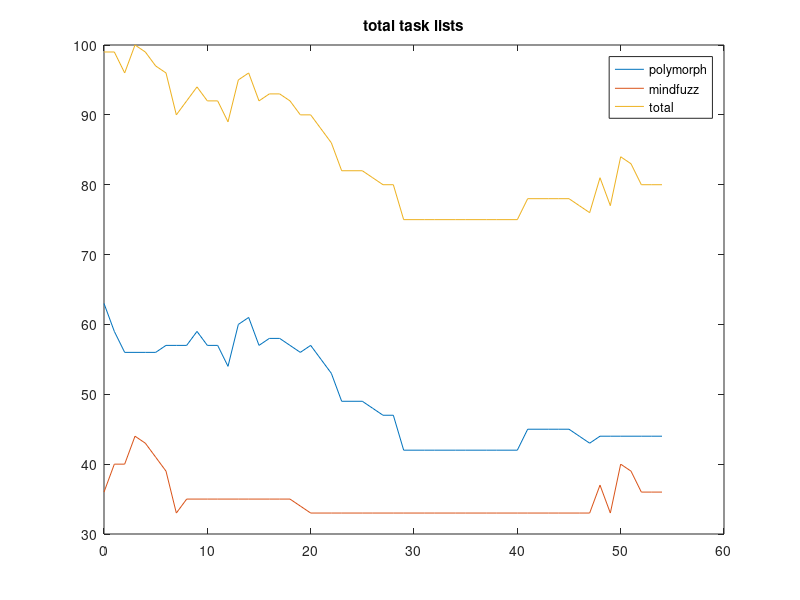
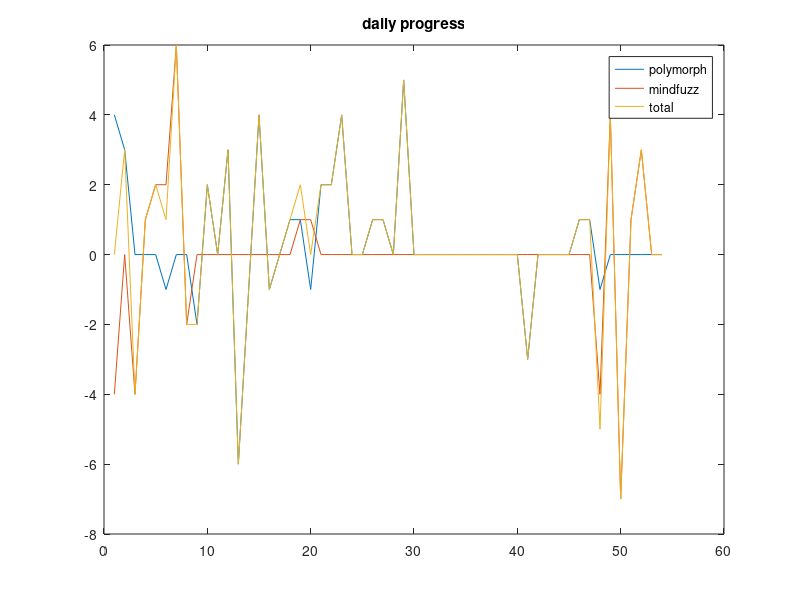

These charts were generated, in order, by the following MATLAB code:
close all
clear all

polymorph_pixel_tasks = [63,59,56,56,56,56,57,57,57,59,57,57,54,60,61,...
    57,58,58,57,56,57,55,53,49,49,49,48,47,47,42,42,42,42,42,42,42,42,...
    42,42,42,42,45,45,45,45,45,44,43,44,44,44,44,44,44,44]';
mindfuzz_design_tasks = [36,40,40,44,43,41,39,33,35,35,35,35,35,35,35,...
    35,35,35,35,34,33,33,33,33,33,33,33,33,33,33,33,33,33,33,33,33,33,...
    33,33,33,33,33,33,33,33,33,33,33,37,33,40,39,36,36,36]';
total_design_tasks = polymorph_pixel_tasks + mindfuzz_design_tasks;

l = length(polymorph_pixel_tasks);

x = linspace(0, l-1, l);

polymorph_deltas = polymorph_pixel_tasks(2:l) -...
    polymorph_pixel_tasks(1:l-1);
mindfuzz_deltas = mindfuzz_design_tasks(2:l) -...
    mindfuzz_design_tasks(1:l-1);
total_deltas = polymorph_deltas + mindfuzz_deltas;

figure
plot(x,polymorph_pixel_tasks);
hold on
plot(x,mindfuzz_design_tasks);
plot(x,total_design_tasks);
title('total task lists');
legend('polymorph','mindfuzz','total');

figure
plot(-1*polymorph_deltas);
hold on
plot(-1*mindfuzz_deltas);
plot(-1*total_deltas);
title('daily progress');
legend('polymorph', 'mindfuzz', 'total');
